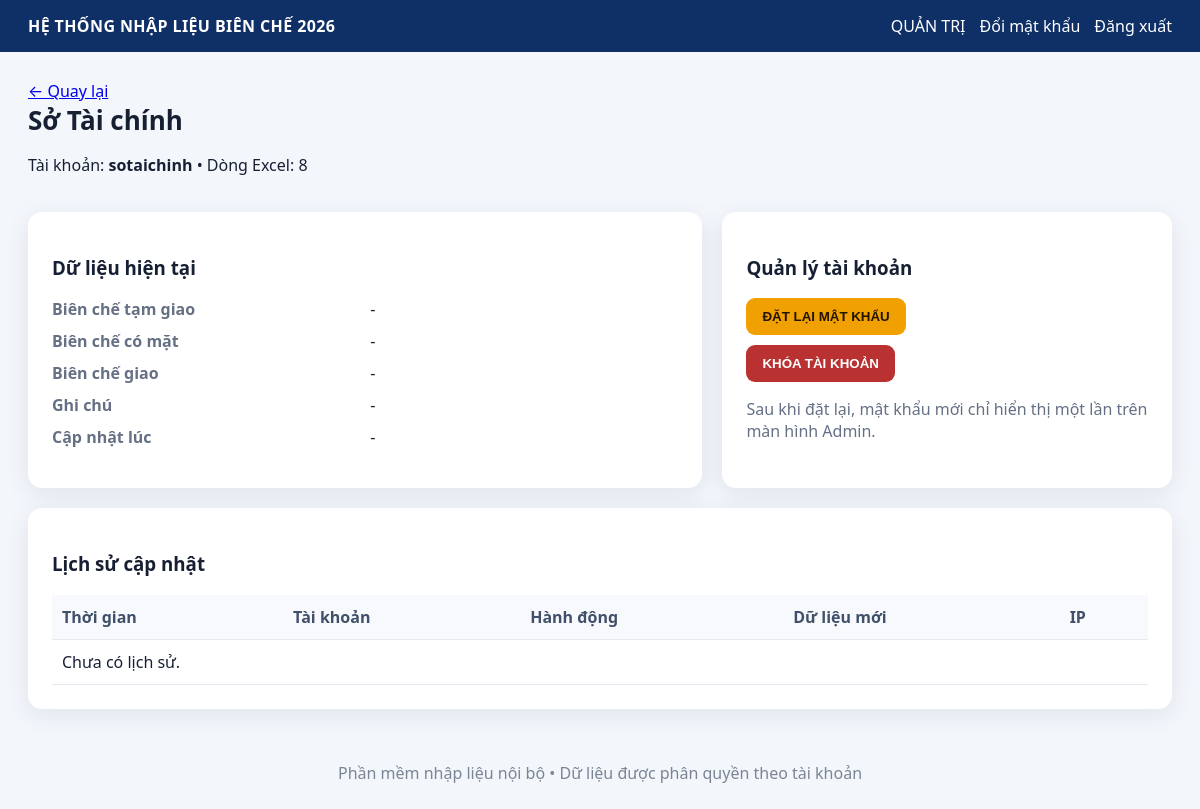
The app's page /admin/unit/3 (signed in) with its own data.
### tables this page shows
CREATE TABLE departments (
        id INTEGER PRIMARY KEY AUTOINCREMENT,
        name TEXT NOT NULL UNIQUE,
        excel_row INTEGER NOT NULL UNIQUE,
        active INTEGER NOT NULL DEFAULT 1
    );

CREATE TABLE users (
        id INTEGER PRIMARY KEY AUTOINCREMENT,
        username TEXT NOT NULL UNIQUE,
        password_hash TEXT NOT NULL,
        role TEXT NOT NULL CHECK(role IN ('admin','department')),
        department_id INTEGER,
        must_change_password INTEGER NOT NULL DEFAULT 1,
        failed_attempts INTEGER NOT NULL DEFAULT 0,
        locked_until TEXT,
        active INTEGER NOT NULL DEFAULT 1,
        created_at TEXT NOT NULL,
        FOREIGN KEY(department_id) REFERENCES departments(id)
    );

### app.py (the view)
@app.route('/admin/unit/<int:department_id>')
@admin_required
def admin_unit(department_id):
    conn = db()
    unit = conn.execute('''SELECT d.*, u.username, u.id AS user_id, u.active AS user_active,
                          s.* FROM departments d LEFT JOIN users u ON u.department_id=d.id
                          LEFT JOIN submissions s ON s.department_id=d.id WHERE d.id=?''', (department_id,)).fetchone()
    logs = conn.execute('''SELECT a.*, u.username FROM audit_logs a LEFT JOIN users u ON u.id=a.user_id
                           WHERE a.department_id=? ORDER BY a.id DESC LIMIT 50''', (department_id,)).fetchall()
    conn.close()
    if not unit: abort(404)
    return render_template('admin_unit.html', unit=unit, logs=logs)

### app.py (called while the page is built)
def db():
    conn = sqlite3.connect(DB_PATH)
    conn.row_factory = sqlite3.Row
    conn.execute('PRAGMA foreign_keys = ON')
    return conn

def current_user():
    uid = session.get('user_id')
    if not uid:
        return None
    conn = db()
    row = conn.execute('''SELECT u.*, d.name AS department_name, d.excel_row
                          FROM users u LEFT JOIN departments d ON d.id=u.department_id
                          WHERE u.id=? AND u.active=1''', (uid,)).fetchone()
    conn.close()
    return row

def admin_required(fn):
    @wraps(fn)
    def wrapper(*args, **kwargs):
        u = current_user()
        if not u:
            return redirect(url_for('login'))
        if u['role'] != 'admin':
            abort(403)
        return fn(*args, **kwargs)
    return wrapper

def csrf_token():
    token = session.get('_csrf_token')
    if not token:
        token = secrets.token_urlsafe(32)
        session['_csrf_token'] = token
    return token

@app.before_request
def csrf_protect():
    if request.method == 'POST':
        sent = request.form.get('_csrf_token', '')
        expected = session.get('_csrf_token', '')
        if not sent or not expected or not secrets.compare_digest(sent, expected):
            abort(400, description='Phiên làm việc không hợp lệ. Vui lòng tải lại trang và thử lại.')

@app.context_processor
def inject_user():
    return {'me': current_user(), 'csrf_token': csrf_token}

### templates/admin_unit.html
{% extends 'base.html' %}{% block content %}<div class="page-head"><div><a href="{{ url_for('admin_dashboard') }}">← Quay lại</a><h1>{{ unit['name'] }}</h1><p>Tài khoản: <b>{{ unit['username'] }}</b> • Dòng Excel: {{ unit['excel_row'] }}</p></div></div>
<div class="two-col"><div class="card"><h3>Dữ liệu hiện tại</h3><dl><dt>Biên chế tạm giao</dt><dd>{{ unit['temp_quota'] if unit['temp_quota'] is not none else '-' }}</dd><dt>Biên chế có mặt</dt><dd>{{ unit['present_count'] if unit['present_count'] is not none else '-' }}</dd><dt>Biên chế giao</dt><dd>{{ unit['assigned_quota'] if unit['assigned_quota'] is not none else '-' }}</dd><dt>Ghi chú</dt><dd>{{ unit['note'] or '-' }}</dd><dt>Cập nhật lúc</dt><dd>{{ (unit['updated_at'] or '-')|replace('T',' ') }}</dd></dl></div><div class="card"><h3>Quản lý tài khoản</h3><form method="post" action="{{ url_for('reset_password', user_id=unit['user_id']) }}" onsubmit="return confirm('Đặt lại mật khẩu tài khoản này?')"><input type="hidden" name="_csrf_token" value="{{ csrf_token() }}"><button class="button warning" type="submit">ĐẶT LẠI MẬT KHẨU</button></form><form method="post" action="{{ url_for('toggle_user', user_id=unit['user_id']) }}" onsubmit="return confirm('Thay đổi trạng thái tài khoản?')"><input type="hidden" name="_csrf_token" value="{{ csrf_token() }}"><button class="button {{ 'danger' if unit['user_active'] else 'success' }}" type="submit">{{ 'KHÓA TÀI KHOẢN' if unit['user_active'] else 'MỞ TÀI KHOẢN' }}</button></form><p class="muted">Sau khi đặt lại, mật khẩu mới chỉ hiển thị một lần trên màn hình Admin.</p></div></div>
<div class="card table-wrap"><h3>Lịch sử cập nhật</h3><table><thead><tr><th>Thời gian</th><th>Tài khoản</th><th>Hành động</th><th>Dữ liệu mới</th><th>IP</th></tr></thead><tbody>{% for l in logs %}<tr><td>{{ l['created_at']|replace('T',' ') }}</td><td>{{ l['username'] }}</td><td>{{ l['action'] }}</td><td>{{ l['new_data'] }}</td><td>{{ l['ip_address'] }}</td></tr>{% else %}<tr><td colspan="5">Chưa có lịch sử.</td></tr>{% endfor %}</tbody></table></div>{% endblock %}

### static/style.css (style rules this page uses)
:root { font-family:system-ui,-apple-system,Segoe UI,Roboto,sans-serif;color:#172033;background:#f3f6fb }
* { box-sizing:border-box }
body { margin:0 }
.card { background:white;border-radius:14px;padding:24px;box-shadow:0 6px 24px #18315316;margin-bottom:20px }
.muted,small { color:#657085 }
h1 { margin:0 0 10px;font-size:26px }
button,.button { border:0;border-radius:9px;padding:11px 16px;font-weight:800;text-decoration:none;display:inline-block;cursor:pointer }
.warning { background:#f0a000;color:#211400 }
.danger { background:#b93131;color:white }
.page-head { display:flex;justify-content:space-between;align-items:center;gap:18px;margin-bottom:20px }
.table-wrap { overflow:auto }
table { width:100%;border-collapse:collapse }
th,td { padding:11px 10px;border-bottom:1px solid #e5eaf2;text-align:left;white-space:nowrap }
th { background:#f7f9fc;color:#40506a }
.two-col { display:grid;grid-template-columns:1.2fr .8fr;gap:20px }
dl { display:grid;grid-template-columns:1fr 1fr;gap:10px }
dt { font-weight:700;color:#667085 }
dd { margin:0 }
.two-col form { margin:10px 0 }

### records on screen
departments: name "Sở Tài chính", excel_row "8"
users: username "sotaichinh", active "KHÓA TÀI KHOẢN"

### other values on screen
{{ me['department_name'] or 'QUẢN TRỊ' }} "QUẢN TRỊ"
{{ unit['temp_quota'] if unit['temp_quota'] is not none else '-' }} "-"
{{ unit['present_count'] if unit['present_count'] is not none else '-' }} "-"
{{ unit['assigned_quota'] if unit['assigned_quota'] is not none else '-' }} "-"
{{ unit['note'] or '-' }} "-"
{{ (unit['updated_at'] or '-')|replace('T',' ') }} "-"
